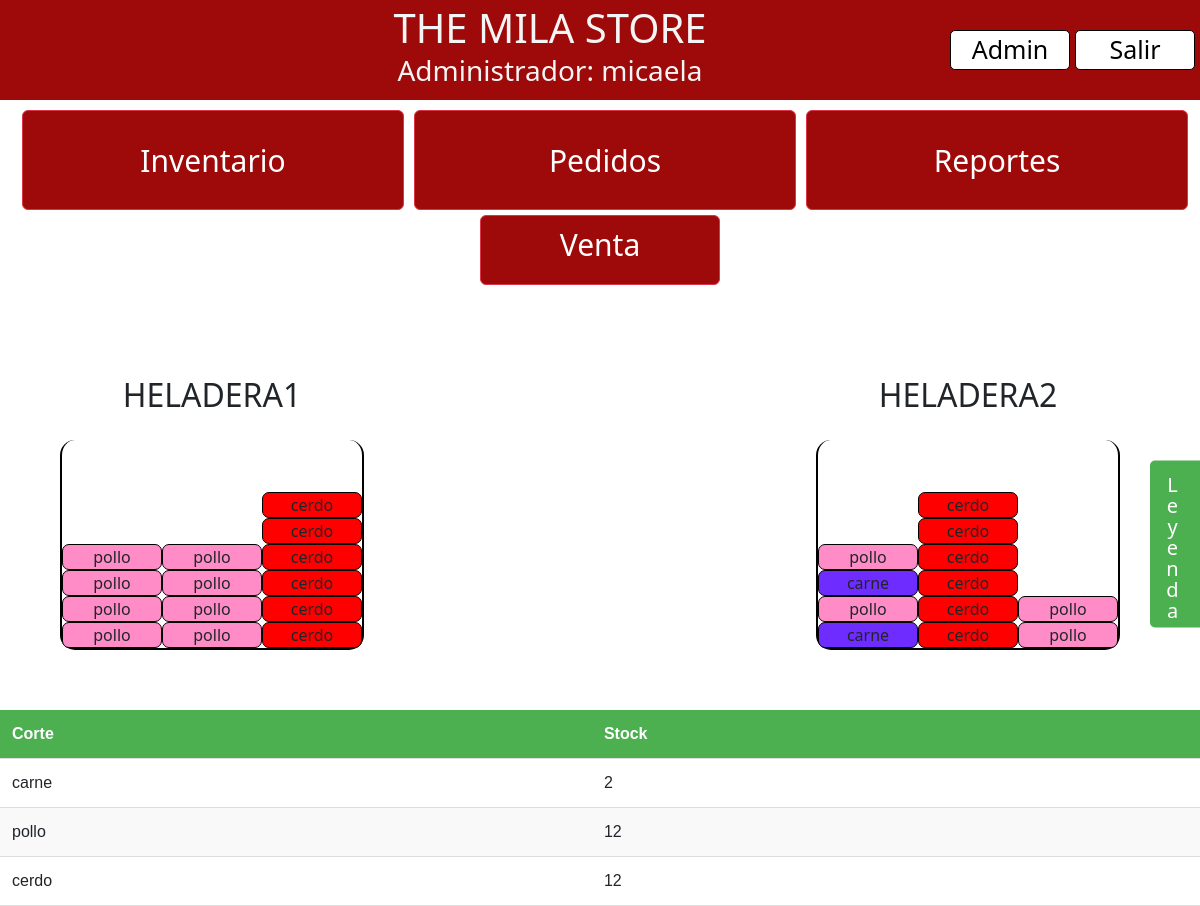
The app's page / (signed in), older data.
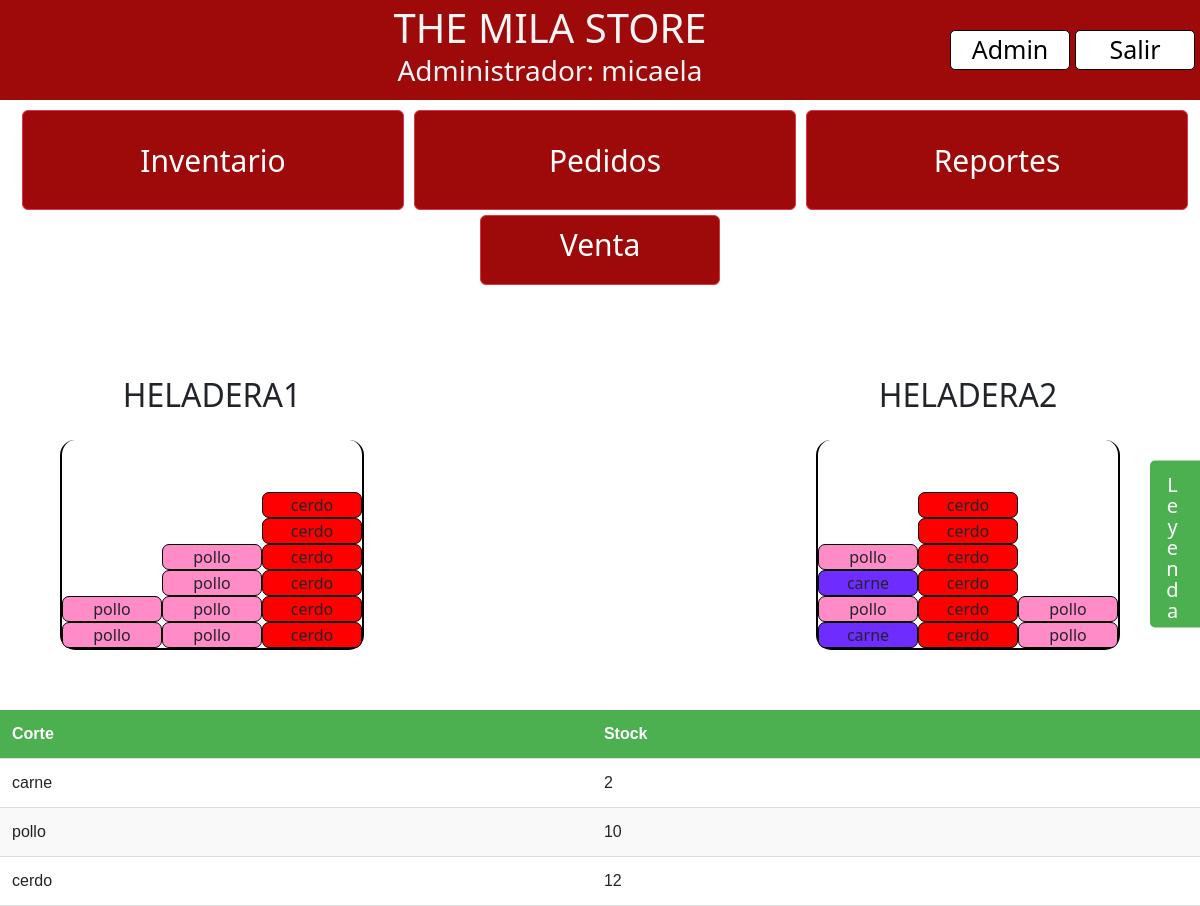
The same page, newer data.
### inventory/models.py (models this page shows, shortened)
class Cut(models.Model):
    name = models.CharField(max_length=100, default='test')
    milas_per_tupper = models.IntegerField()
    reorder_threshold = models.IntegerField(default=10)
    reorder_tuppers = models.IntegerField(default=10)
    is_order_pending = models.BooleanField(default=False)
    color = ColorField(default='#FF0000')
    unit_price = models.DecimalField(max_digits=10, decimal_places=2, default=0.00)
    days_until_expiration = models.IntegerField(default=7)
    @property
    def total_tuppers(self):
        return sum(subcolumn.total_tuppers for subcolumn in SubColumn.objects.filter(cut=self))

class SubColumn(models.Model):
    column = models.ForeignKey(Column, on_delete=models.CASCADE)
    cut = models.ForeignKey(Cut, on_delete=models.CASCADE)
    total_tuppers = models.IntegerField(default=0)
    milas_tupper_in_use = models.IntegerField(default=0)

### inventory/views.py (the view)
# urls.py: path('', views.inventory, name='inventory'),
@login_required
def inventory(request):
    refrigerators = Refrigerator.objects.prefetch_related('column_set__subcolumn_set')
    cuts = Cut.objects.all()
    context = {
        'refrigerators': refrigerators,
        'cuts': cuts
    }
    return render(request, 'inventory/inventory.html', context)

### inventory/models.py (called while the page is built)
    def get_columns_tuppers(self):
        columns = []
        for column in self.column_set.all():
            column_data = {
                'column': column,
                'tuppers': list(column.column_generator())
            }
            columns.append(column_data)
        return columns

    def column_generator(self):
        subcolumns = SubColumn.objects.filter(total_tuppers__gt=0, column=self)
        total_tuppers_list = subcolumns.values_list('total_tuppers', flat=True)
        map_subcolumns_total_tuppers = dict(zip(subcolumns, total_tuppers_list))
        groups = [repeat(subcolumn, total_tuppers) for subcolumn, total_tuppers in map_subcolumns_total_tuppers.items()]
        for subcolumns in zip_longest(*groups, fillvalue=None):
            for subcolumn in subcolumns:
                if subcolumn is not None:
                    yield subcolumn.cut

### inventory/templates/inventory/inventory.html (shortened to what this page needs)
{% extends 'base.html' %}
{% load custom_tags %}
{% load static %}
{% block css_files %}
    <link rel="stylesheet" href="{% static "inventory/inventory.css" %}">
{% endblock %}
{% block content %}
    <div class="sidebar">
        <h3 id="leyenda">Leyenda</h3>
        <ul id="figuras">
        </ul>
    </div>
    <div id="divheladeras">
        {% for refrigerator in refrigerators %}
            <div class="conheladera">
                <h2 class="nombre">{{ refrigerator.name }}</h2>
                <div class="row">
                    {% for column_data in refrigerator.get_columns_tuppers %}
                        <ul class="column">
                            {% for tupper in column_data.tuppers %}
                                <li class="lis" style="background-color: {{ tupper.color }}">
                                    {{ tupper.name }}
                                </li>
                            {% endfor %}
                        </ul>
                    {% endfor %}
                </div>
            </div>
        {% endfor %}
    </div>
    <div id="stock">
        <table class="stock-table">
            <thead>
                <tr>
                    <th>Corte</th>
                    <th>Stock</th>
                </tr>
            </thead>
            {% for cut in cuts %}
                <tr>
                    <td>{{ cut.name }}</td>
                    <td>{{ cut.total_tuppers }}</td>
                </tr>
            {% endfor %}
        </table>
    </div>
{% endblock %}

Row changes from the older to the newer data that the page shows:
computed for Column (number 1 of 6 on the later page): loses Cut (name "pollo", total_tuppers "12")
changed through a linked row, Cut "pollo": total_tuppers "12" → "10"
